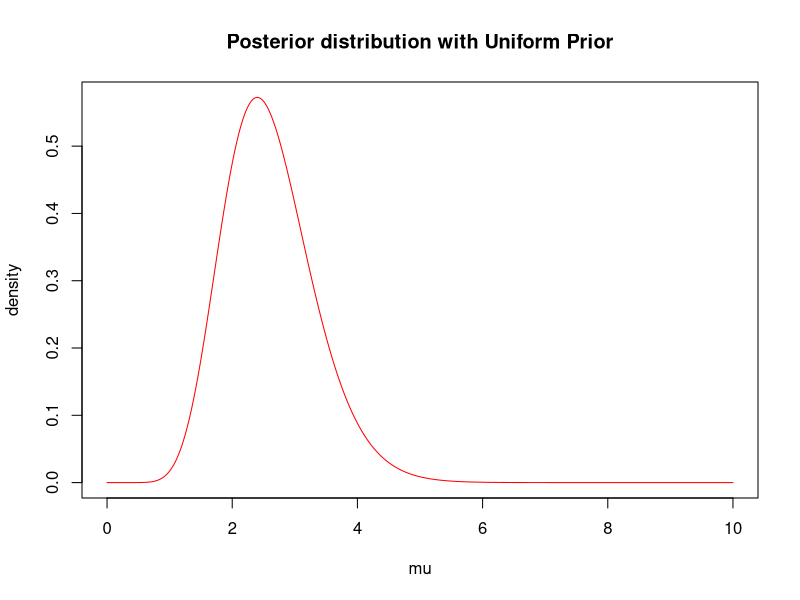
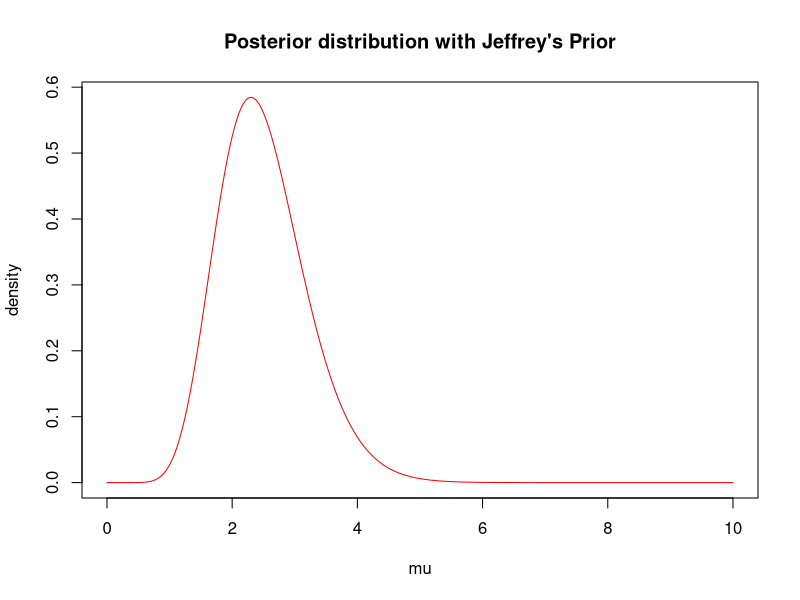
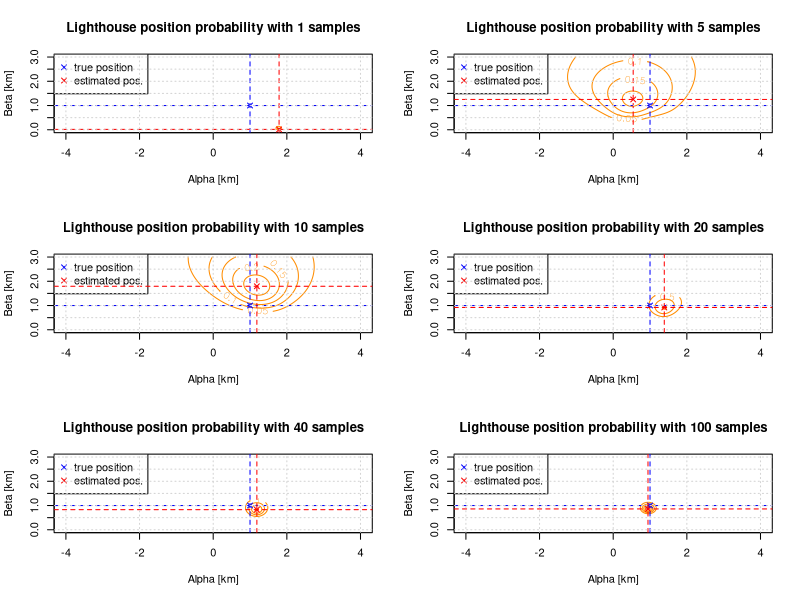
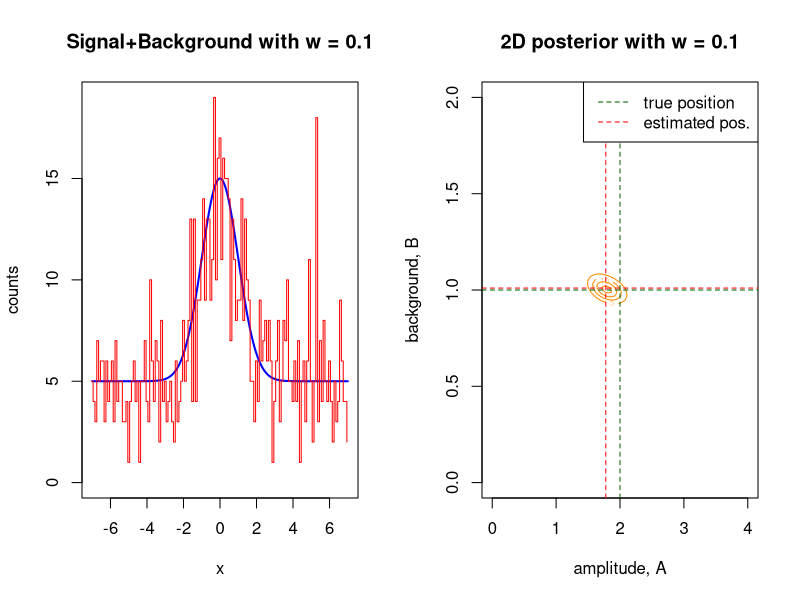
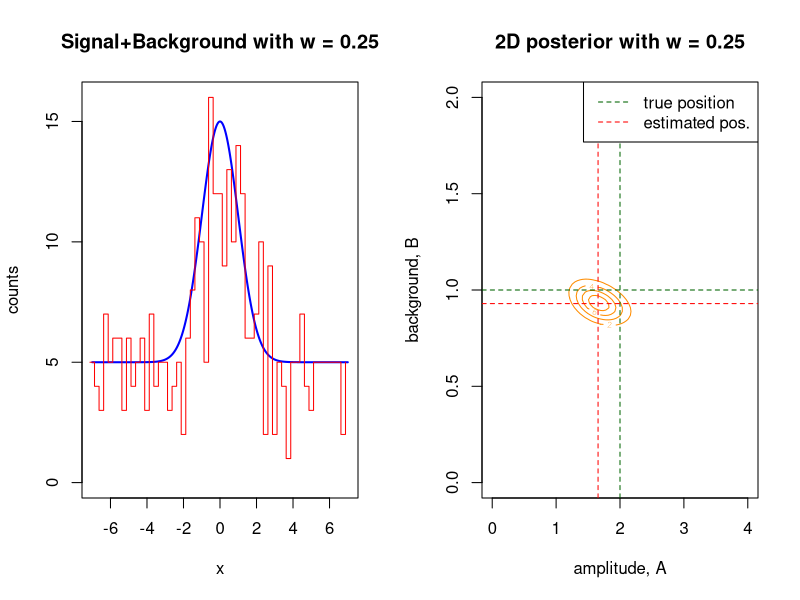
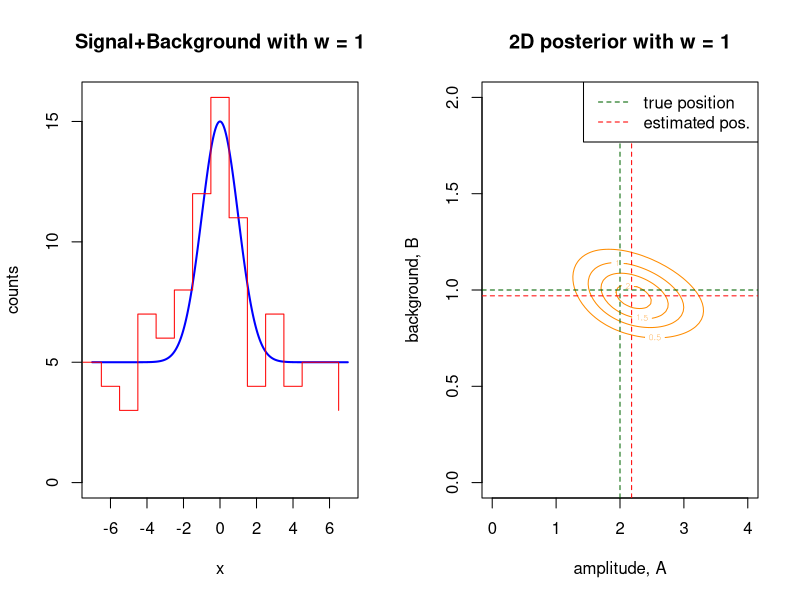
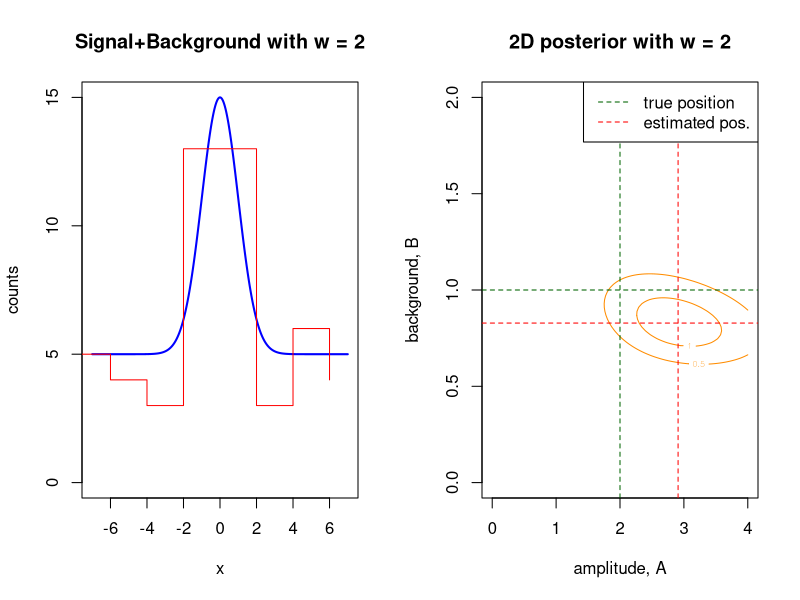
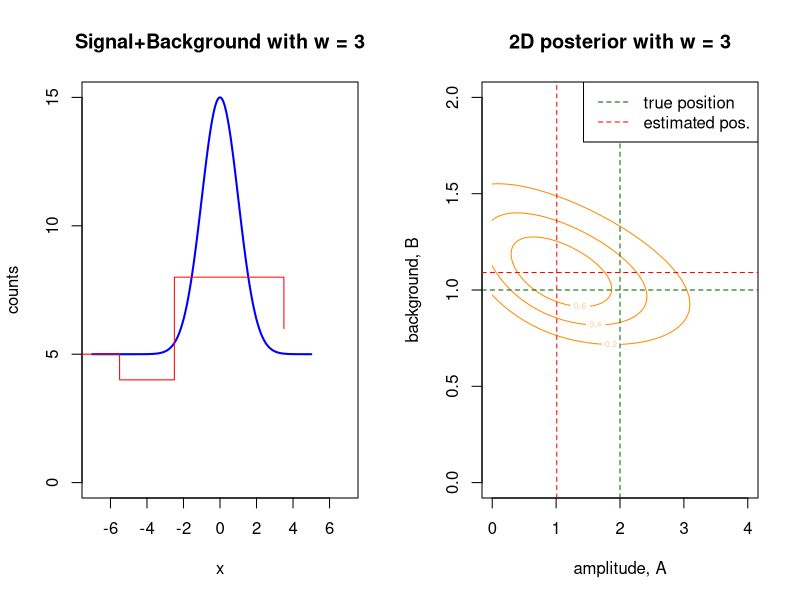

Here is the R script that generated these plots, in order:
## ---- chunk 1
knitr::opts_chunk$set(echo = TRUE)
## ---- chunk 2
dt <- 10 #seconds
outcomes <- c(4, 1, 3, 1, 3)

## A ##
mu <- seq(0, 10, len=1000)
prior <- 1
likelihood <- function(lam) { # likelihood as product of 5 independent measures
    k <- dpois(outcomes[1], lam)
    for (i in 2:length(outcomes)) {
        k <- k*dpois(outcomes[i], lam)
    }
    return (k)    
}
post.unif <- prior*likelihood(mu)
post.unif <- post.unif/sum(post.unif)

# numeric results
mean.num <- sum(mu*post.unif)
median.num <- mu[min( which(cumsum(post.unif) >= 0.5) )]
var.num  <- sum(mu*mu*post.unif) - mean.num**2
# analytic results
# posterior can be calculated also as: dgamma(mu, shape=13, rate=5)
shape <- sum(outcomes)+1
rate <- length(outcomes)
mean.th <- shape/rate
var.th  <- shape/(rate*rate)

# plotting the posterior distribution
plot(mu, post.unif/0.01, type='l', col='red', ylab="density",
     main="Posterior distribution with Uniform Prior")
## ---- chunk 3
## B ##
mu <- seq(0.001, 10, len=1000)
prior <- function(x) { 1/sqrt(x) }
likelihood <- function(lam) { # likelihood as product of 5 independent measures
    k <- dpois(outcomes[1], lam)
    for (i in 2:length(outcomes)) {
        k <- k*dpois(outcomes[i], lam)
    }
    return (k)    
}
post.jeff <- prior(mu)*likelihood(mu)
post.jeff <- post.jeff/sum(post.jeff)

# numeric results
mean.num <- sum(mu*post.jeff)
median.num <- mu[min( which(cumsum(post.jeff) >= 0.5) )]
var.num  <- sum(mu*mu*post.jeff) - mean.num**2
# analytic results
# posterior can be calculated also as: dgamma(mu, shape=12.5, rate=5)
shape <- sum(outcomes)+1/2
rate <- length(outcomes)
mean.th <- shape/rate
var.th  <- shape/(rate*rate)

#plotting the posterior distribution
plot(mu, post.jeff/0.01, type='l', col='red', ylab="density", 
     main="Posterior distribution with Jeffrey's Prior")
## ---- chunk 4
## C ##
low.unif <- mu[max(which(cumsum(post.unif)<=0.025))]
upp.unif <- mu[min(which(cumsum(post.unif)>=0.975))]

low.jeff <- mu[max(which(cumsum(post.jeff)<=0.025))]
upp.jeff <- mu[min(which(cumsum(post.jeff)>=0.975))]

normapprox <- pnorm(mu, mean.th, sqrt(var.th))
low.norm <- mu[max(which(normapprox<=0.025))]
upp.norm <- mu[min(which(normapprox>=0.975))]
## ---- chunk 5
# Generation of the data (flashes)
rx <- function(n, a, b) { 
    set.seed(13)
    x <- a + b*tan(runif(n,-pi/2,pi/2))
    return(x)
}

nsamples <- 100
alpha.true <- 1 #km
beta.true  <- 1 #km
xflashes <- rx(nsamples, alpha.true, beta.true)

# log of the posterior distribution
log.post <- function(flashes,a,b){
  logL <- 0.0
  for(x in flashes){
      logL <- logL + log(b/(pi*((x-a)**2 + b**2))) 
  }
  return(logL)
}

amin <- -4; amax <- 4; bmax <- 3
np <- 200
alphas <- seq(amin,amax, len=np)
betas  <- seq(   0,bmax, len=np)

ndata <- c(1,5,10,20,40,100)

par(mfrow=c(3,2))
for (i in ndata) {
    ff <- xflashes[1:i]
    func <- function(a,b) { log.post(ff, a, b) }

    log_values <- outer(alphas, betas, Vectorize(func))
    values <- exp(log_values)/( ((amax-amin)/np)*(bmax/np)*sum(exp(log_values)) )
    grid_values <- matrix(values, nrow=length(alphas), ncol=length(betas))
    
    contour(alphas, betas, grid_values, xlab="Alpha [km]", ylab="Beta [km]",
            main=paste("Lighthouse position probability with",i,"samples"), 
            col='darkorange', nlevels=5 )
    points(alpha.true, beta.true, pch=4, col="blue")
    max_ids <- c( which(grid_values==max(grid_values), arr.ind=TRUE) )
    points(alphas[max_ids[1]], betas[max_ids[2]], pch=4, col="red")
    legend("topleft", c("true position", "estimated pos."), col=c("blue","red"), pch=4)
    abline(v=alpha.true, h=beta.true, col="blue", lty=2)
    abline(v=alphas[max_ids[1]], h=betas[max_ids[2]], col="red", lty=2)
    grid()
}
## ---- chunk 6
# signal function
signal <- function (x, a, b, x0, w, t) {
     t * (a*exp (-(x-x0)**2/(2*w**2)) + b)
}
# Log posterior
log.post <- function (d, x, a, b, x0, w, t) {
            if(a<0 || b <0) { return (-Inf )} # the effect of the prior
            sum( dpois(d, lambda = signal (x, a, b, x0, w, t), log=TRUE ))
}
# Parameters
x0 <- 0
dt <- 5 # exposure time in seconds
a.true <- 2
b.true <- 1
width <- 1

## A ##
ws <- c(0.1, 0.25, 1, 2, 3)

par(mfrow=c(1,2))
for (w in ws) {
    set.seed(241)
    xdat <- seq(from=-7*width, to=7*width, by=w*width)
    s.true <- signal(xdat, a.true, b.true, x0, width, dt)
    s.counts <- rpois(length(s.true), s.true)
    
    xps <- seq(min(xdat), max(xdat), len=1000)
    sps <- signal(xps, a.true, b.true, x0, width, dt)
    ymax <- max( c(max(sps), max(s.counts)) )
    
    plot(xps, sps, type='l', col='blue', ylim=c(0,ymax), xlab="x", ylab="counts",
         main=paste("Signal+Background with w =",w), xlim=c(-7,7), lwd=2)
    lines(xdat-w/2, s.counts, type='s', col='red' )
    
    a <- seq(0,4,len=100)
    b <- seq(0,2,len=100)
    delta_a <- 4/100
    delta_b <- 2/100
    # Computing log unnormalized posterior on a regular grid
    z <- matrix(data=NA , nrow= length(a), ncol= length(b))
    for (j in 1: length(a)) {
        for (k in 1: length(b)) {
            z[j,k] <- log.post(s.counts, xdat, a[j], b[k], x0, width, dt)
        }
    }
    # Normalizing posterior
    z.norm <- exp(z)/(delta_a*delta_b*sum(exp(z))) 
    
    # Plot normalized 2D posterior as contours
    contour(a, b, z.norm, nlevels = 4, labcex = 0.5,, xlab="amplitude, A", 
            ylab="background, B", col="darkorange", main=paste("2D posterior with w =",w))
    abline(v=a.true, h=b.true, col="darkgreen", lty=2)
    max_ids <- c( which(z.norm==max(z.norm), arr.ind=TRUE) )
    abline(v=a[max_ids[1]], h=b[max_ids[2]], col="red", lty=2)
    legend("topright", c("true position", "estimated pos."), 
           col=c("darkgreen","red"), lty=2)
}
## ---- chunk 7
## B ##
# Parameters
x0 <- 0
dt <- 5     #exposure time in seconds
w  <- 0.5   #sampling resolution
width <- 1

as.true <- c(1,2,10,20)
bs.true <- c(1,1,1,1)

par(mfrow=c(2,2))
for (i in 1:4) {
    set.seed(2381)
    xdat <- seq(from=-7*width, to=7*width, by=w*width)
    s.true <- signal(xdat, as.true[i], bs.true[i], x0, width, dt)
    s.counts <- rpois(length(s.true), s.true)
    
    xps <- seq(min(xdat), max(xdat), len=1000)
    sps <- signal(xps, as.true[i], bs.true[i], x0, width, dt)
    ymax <- max( c(max(sps), max(s.counts)) )
    
    plot(xps, sps, type='l', col='blue', ylim=c(0,ymax), xlab="x", ylab="counts",
         main=paste("Signal+Background with A/B =",as.true[i]/bs.true[i]), 
         xlim=c(-7,7), lwd=2)
    lines(xdat-w/2, s.counts, type='s', col='red' )
    
    max.a <- as.true[i]+as.true[i]/2; max.b <- bs.true[i]+bs.true[i]/2
    a <- seq(0,max.a,len=100)
    b <- seq(0,max.b,len=100)
    delta_a <- max.a/100
    delta_b <- max.b/100
    # Computing log unnormalized posterior on a regular grid
    z <- matrix(data=NA , nrow= length(a), ncol= length(b))
    for (j in 1: length(a)) {
        for (k in 1: length(b)) {
            z[j,k] <- log.post(s.counts, xdat, a[j], b[k], x0, width, dt)
        }
    }
    # Normalizing posterior
    z.norm <- exp(z)/(delta_a*delta_b*sum(exp(z))) 
    
    # Plot normalized 2D posterior as contours
    contour(a, b, z.norm, nlevels = 4, labcex = 0.5,, xlab="amplitude, A",
             ylab="background, B", col="darkorange", 
             main=paste("2D posterior with A =",as.true[i],", B =",bs.true[i]))
    abline(v=as.true[i], h=bs.true[i], col="darkgreen", lty=2)
    max_ids <- c( which(z.norm==max(z.norm), arr.ind=TRUE) )
    abline(v=a[max_ids[1]], h=b[max_ids[2]], col="red", lty=2)
    legend("topleft", c("true position", "estimated pos."), 
           col=c("darkgreen","red"), lty=2)
}
